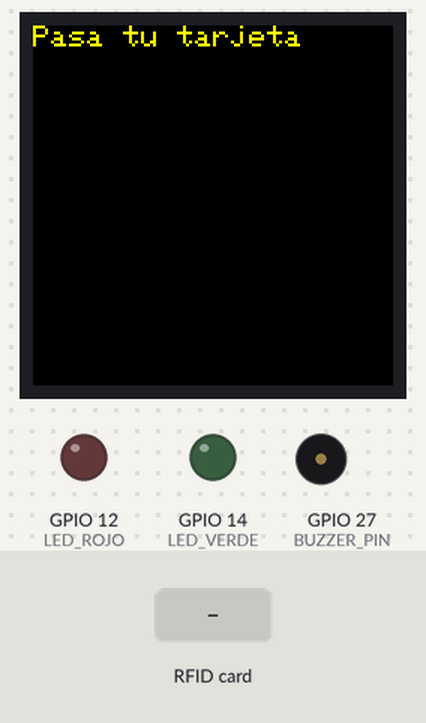
The sketch below on a simulated ESP32. Shown: 240×240 colour display, output pins drawn as LEDs (lit = HIGH), buzzer (waves = sounding). Dashed ring = blinking. The inputs (shaded band) are chosen by the test bench. WiFi joins after 1.5 s; servers stay silent unless stated; uploads are accepted with an empty reply; what the sketch prints to the serial monitor is not drawn.

Above: at 3.5 s.
3.6 s: RFID card 02 03 04 05 06 held to the reader
At 4.2 s:
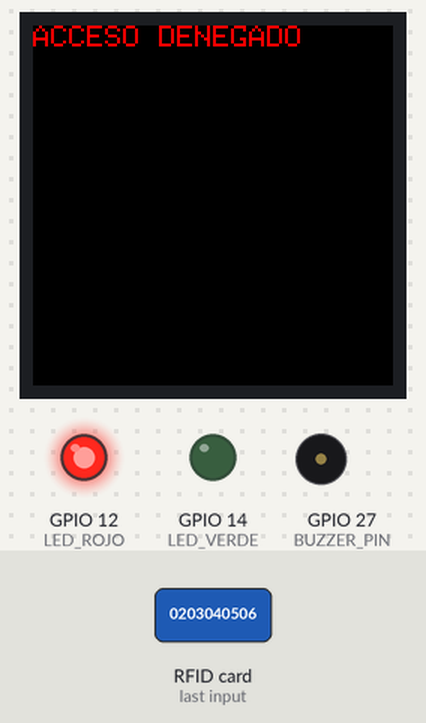
6.6 s: RFID card 5E 7A 19 C4 held to the reader
At 6.8 s:
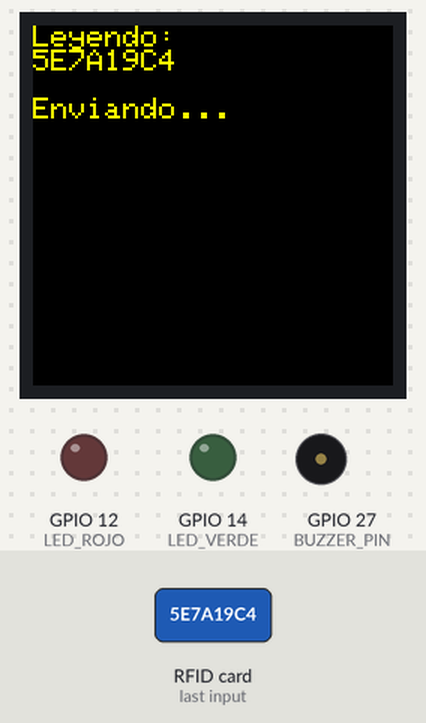
8.4 s: RFID card 02 03 04 05 06 held to the reader
At 9.23 s:
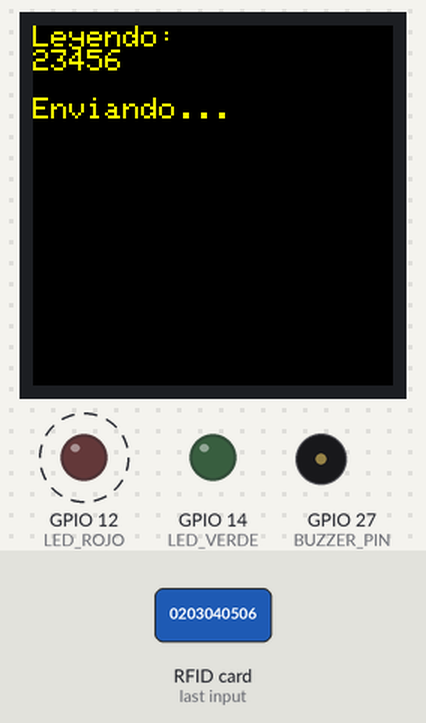
Timing chart, 0 to 12.9 s (numbered marks = the images above; inputs shaded):
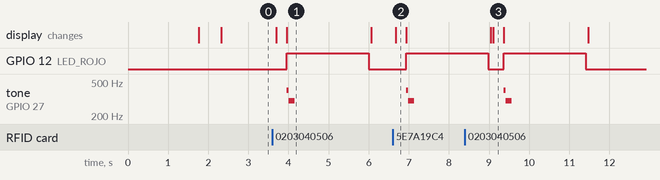

Measured:
- after the input at 3.6 s, GPIO 12 (LED_ROJO): LOW → HIGH after 0.36 s, → LOW 2.1 s later; tone on GPIO 27 (BUZZER_PIN): silent → 400 Hz after 0.36 s, → 300 Hz 0.05 s later, → silent 0.15 s later; the display: first changes after 0.10 s (image 1 shows a later state)
- after the input at 6.6 s, GPIO 12 (LED_ROJO): LOW → HIGH after 0.33 s; tone on GPIO 27 (BUZZER_PIN): silent → 400 Hz after 0.33 s, → 300 Hz 0.05 s later, → silent 0.15 s later; the display: changes after 0.07 s (image 2)
- after the input at 8.4 s, tone on GPIO 27 (BUZZER_PIN): silent → 400 Hz after 0.96 s, → 300 Hz 0.05 s later, → silent 0.15 s later; the display: first differs from a run without the input after 0.70 s (image 3)
- what the display in image 1 shows lasts 2.1 s, from 4.0 s to 6.1 s

The sketch:

control_RFID.ino
```cpp
#include <WiFi.h>
#include <HTTPClient.h>
#include <WiFiClientSecure.h>
#include <SPI.h>
#include <MFRC522.h>

#include <Adafruit_GFX.h>
#include <Adafruit_ST7789.h>

// ---- CONFIG WIFI ----
const char* ssid     = "holaxd";
const char* password = "0203040506";

String url = "https://0b805475-1f98-4c44-92cc-1339177a059e-00-186g3ktjrizvo.kirk.replit.dev/api/rfid/scan";

// ---- PANTALLA ST7789 ----
#define TFT_CS   5
#define TFT_DC   16
#define TFT_RST  17

Adafruit_ST7789 tft = Adafruit_ST7789(TFT_CS, TFT_DC, TFT_RST);

// ---- RFID ----
#define RFID_SS   21
#define RFID_RST  22
MFRC522 rfid(RFID_SS, RFID_RST);

// ---- BUZZER & LEDS ----
#define BUZZER_PIN 27
#define LED_VERDE  14
#define LED_ROJO   12

// ---- SONIDOS ----
void beepOk() {
  tone(BUZZER_PIN, 2000, 150);
  delay(200);
  tone(BUZZER_PIN, 2600, 150);
}

void beepError() {
  tone(BUZZER_PIN, 400, 250);
  delay(50);
  tone(BUZZER_PIN, 300, 150);
}

void setup() {
  Serial.begin(115200);

  // Pantalla
  tft.init(240, 240);
  tft.setRotation(1);
  tft.fillScreen(ST77XX_BLACK);
  tft.setTextColor(ST77XX_YELLOW);
  tft.setTextSize(2);

  tft.println("Iniciando...");

  // Pines buzzer/leds
  pinMode(BUZZER_PIN, OUTPUT);
  pinMode(LED_VERDE, OUTPUT);
  pinMode(LED_ROJO, OUTPUT);

  digitalWrite(LED_VERDE, LOW);
  digitalWrite(LED_ROJO, LOW);

  // RFID
  SPI.begin();
  rfid.PCD_Init();
  tft.println("RFID listo");

  // WIFI
  tft.println("Conectando WiFi...");
  WiFi.begin(ssid, password);

  while (WiFi.status() != WL_CONNECTED) {
    delay(300);
    Serial.print(".");
  }

  tft.println("WiFi OK");
  delay(500);

  tft.fillScreen(ST77XX_BLACK);
  tft.setCursor(0,0);
  tft.println("Pasa tu tarjeta");
}

void loop() {

  if (!rfid.PICC_IsNewCardPresent() || !rfid.PICC_ReadCardSerial()) {
    delay(20);
    return;
  }

  // UID a string
  String uid = "";
  for (byte i = 0; i < rfid.uid.size; i++) {
    uid += String(rfid.uid.uidByte[i], HEX);
  }
  uid.toUpperCase();

  Serial.println("RFID: " + uid);

  tft.fillScreen(ST77XX_BLACK);
  tft.setCursor(0,0);
  tft.println("Leyendo:");
  tft.println(uid);
  tft.println("");
  tft.println("Enviando...");

  // ---- POST CORREGIDO ----
  WiFiClientSecure client;
  client.setInsecure();  // permite HTTPS sin certificado

  HTTPClient http;
  http.setTimeout(10000);  // 10 segundos
  http.begin(client, url);

  http.addHeader("Content-Type", "application/json");
  http.addHeader("User-Agent", "RFID-Tester/1.0");

  String json = "{\"rfidSerial\":\"" + uid + "\"}";

  Serial.println("JSON enviado:");
  Serial.println(json);

  int code = http.POST(json);
  String response = http.getString();

  Serial.println("HTTP CODE: " + String(code));
  Serial.println("RESPUESTA:");
  Serial.println(response);

  // ---- Determinar si correcto ----
  bool aprobado = false;

  if (code == 200 && response.indexOf("success") != -1) {
    aprobado = true;
  }

  // ---- UI + sonido + leds ----
  tft.fillScreen(ST77XX_BLACK);
  tft.setCursor(0,0);

  if (aprobado) {
    tft.setTextColor(ST77XX_GREEN);
    tft.println("ACCESO PERMITIDO");
    tft.println("");
    tft.setTextColor(ST77XX_WHITE);
    tft.println("Bienvenido");
    digitalWrite(LED_VERDE, HIGH);
    digitalWrite(LED_ROJO, LOW);
    beepOk();

  } else {
    tft.setTextColor(ST77XX_RED);
    tft.println("ACCESO DENEGADO");
    tft.println("");
    tft.setTextColor(ST77XX_WHITE);
    tft.println(response);
    digitalWrite(LED_VERDE, LOW);
    digitalWrite(LED_ROJO, HIGH);
    beepError();
  }

  http.end();

  delay(2000);

  digitalWrite(LED_VERDE, LOW);
  digitalWrite(LED_ROJO, LOW);

  tft.fillScreen(ST77XX_BLACK);
  tft.setCursor(0,0);
  tft.setTextColor(ST77XX_YELLOW);
  tft.println("Pasa tu tarjeta");

  rfid.PICC_HaltA();
  rfid.PCD_StopCrypto1();
}
```
